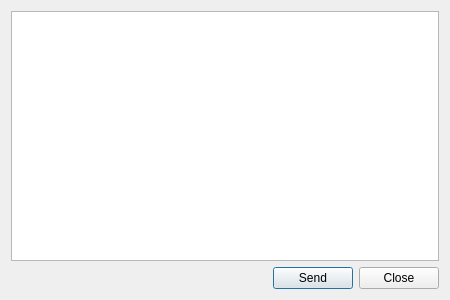
<?xml version="1.0" encoding="UTF-8"?>
<ui version="4.0">
 <class>Window</class>
 <widget class="QDialog" name="Dialog">
  <property name="windowModality">
   <enum>Qt::NonModal</enum>
  </property>
  <property name="geometry">
   <rect>
    <x>0</x>
    <y>0</y>
    <width>450</width>
    <height>300</height>
   </rect>
  </property>
  <property name="windowTitle">
   <string>Send Message</string>
  </property>
  <property name="windowIcon">
   <iconset resource="resources.qrc">
    <normaloff>:/dmmsnoop/images/16x16/add.png</normaloff>:/dmmsnoop/images/16x16/add.png</iconset>
  </property>
  <property name="modal">
   <bool>false</bool>
  </property>
  <layout class="QVBoxLayout" stretch="1,0">
   <item>
    <widget class="QPlainTextEdit" name="QPt_Messages">
     <property name="text" stdset="0">
      <string/>
     </property>
    </widget>
   </item>
   <item>
    <layout class="QHBoxLayout" stretch="1,0,0">
     <item>
      <spacer>
       <property name="orientation">
        <enum>Qt::Horizontal</enum>
       </property>
       <property name="sizeHint" stdset="0">
        <size>
         <width>0</width>
         <height>0</height>
        </size>
       </property>
      </spacer>
     </item>
     <item>
      <widget class="QPushButton" name="QPb_Send">
       <property name="text">
        <string>Send</string>
       </property>
       <property name="icon">
        <iconset resource="resources.qrc">
         <normaloff>:/dmmsnoop/images/16x16/add.png</normaloff>:/dmmsnoop/images/16x16/add.png</iconset>
       </property>
      </widget>
     </item>
     <item>
      <widget class="QPushButton" name="QPb_Close">
       <property name="text">
        <string>Close</string>
       </property>
       <property name="icon">
        <iconset resource="resources.qrc">
         <normaloff>:/dmmsnoop/images/16x16/close.png</normaloff>:/dmmsnoop/images/16x16/close.png</iconset>
       </property>
      </widget>
     </item>
    </layout>
   </item>
  </layout>
 </widget>
 <resources>
  <include location="resources.qrc"/>
 </resources>
 <connections/>
</ui>
